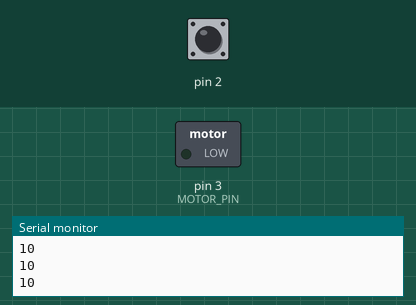
A sketch run on a simulated Arduino Uno, built with avr-gcc and run on an emulated ATmega328P. Parts: switched loads named in the sketch (green lamp = pin HIGH), the last lines printed to the serial monitor. The test bench sets the inputs (shaded band); at power-on: pin 2 HIGH.

Above: at 1.8 s.
1.9 s: pin 2 pulled LOW for 0.6 s
At 3.0 s:
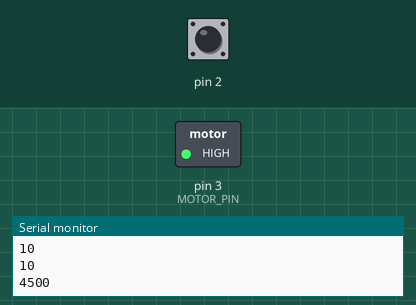
5.5 s: pin 2 pulled LOW for 3.2 s
At 10.4 s:
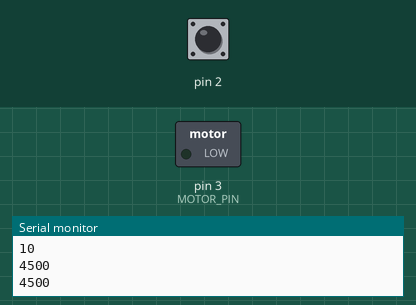
Timing chart, 0 to 11.9 s (numbered marks = the images above; inputs shaded):
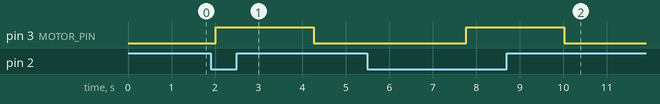

The sketch:

arduino_hand.ino
```cpp
#include <CapacitiveSensor.h>

// resistor between pins 4 and 2, foil connected to wire which is connected to pin 2
// wiring diagram for hand is in separate diagram

// threshold that determines when sensor is touched; depends on value of resistor
#define THRESHOLD 200

// output current to transistor
#define MOTOR_PIN 3

// time it takes hand to clench; will increase over time as bands on fingers loosen
#define MOVE_TIME 2250
#define WAIT_TIME 3000

//resistor between pins 4 & 2, pin 2 is sensor pin, add wire, foil
CapacitiveSensor cs_4_2 = CapacitiveSensor(4, 2);

void setup() {
  cs_4_2.set_CS_AutocaL_Millis(0xFFFFFFFF);     // turn off autocalibrate on channel 1 - just as an example
 Serial.begin(9600);
  pinMode(MOTOR_PIN, OUTPUT);
}

void loop() {
  long sensor =  cs_4_2.capacitiveSensor(30);
  Serial.println(sensor);
  if (sensor > THRESHOLD) {
    digitalWrite(MOTOR_PIN, HIGH); //
    delay(MOVE_TIME); // let motor run to clench hand
    digitalWrite(MOTOR_PIN, LOW);
    delay(WAIT_TIME); // turn motor off, let tension on rubber bands pull motor back
  }

  delay(500);
}
```

Measured:
- after the input at 1.9 s, pin 3 (MOTOR_PIN): LOW → HIGH after 0.12 s, → LOW 2.3 s later
- after the input at 5.5 s, pin 3 (MOTOR_PIN): LOW → HIGH after 2.3 s, → LOW 2.3 s later
